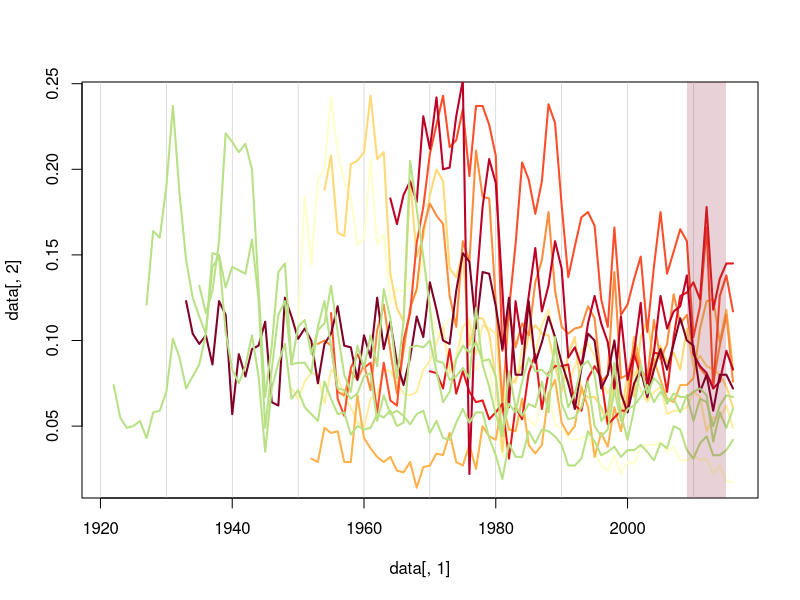

Write R code to recreate this figure.
#========================================================================================#
# This script reads the raw tree ring width data from the warm ants experiment as measured 
# in ImageJ using the ObjectJ plugin and TreeRings-13 macros. 
#
# All cores are red oaks (Quercus Rubra) measured before the start of the growing season
# in 2017.
#
#----------------------------------------------------------------------------------------#
library ('RColorBrewer')

colours <- c (brewer.pal (name = 'YlOrRd', n = 9), brewer.pal (name = 'PiYG', n = 11) [8], brewer.pal (name = 'BrBG', n = 11) [8]) 
raw <- read.csv ('../data/warm_ants_results_table.csv')
names (raw) <- c ('Year','AA01','H02','H09','AA06?','AA02','H01','AA05','AA04','AA03','AA09','AA08','AA07','H03','H04.2','H04','H05','H06','H07','H08','H10','H12','H11')
str (raw)
treatment <- c ()
data <- cbind (raw$Year,  raw$H01,  raw$H02,  raw$H03,     raw$H04,  raw$H05,   raw$H06,  
               raw$H07,   raw$H08,  raw$H09,  raw$H10,     raw$H11,  raw$H12,  raw$AA01, 
               raw$AA02, raw$AA03, raw$AA04, raw$AA05, raw$`AA06?`, raw$AA07,  raw$AA08, 
               raw$AA09)
colnames (data) <- c ('Year','H01','H02','H03','H04','H05','H06','H07','H08','H09','H10','H11','H12','AA01','AA02','AA03','AA04','AA05','AA06','AA07','AA08','AA09')

plot (x   = data [, 1], # year
      y   = data [, 2], # H01
      typ = 'l',
      col = 'white')
sapply (seq (1920, 2020, by = 10), function (x) abline (v = x, lwd  = 0.5, col = 'grey'))
#sapply (2:13, function (x) lines (x = data [, 1], y = data [, x], lwd = 0.5)) # plot all heated trees
lines (x = data [, 1], y = data [,  2], lwd = 2, col = colours [1])
lines (x = data [, 1], y = data [,  3], lwd = 2, col = colours [2])
lines (x = data [, 1], y = data [,  4], lwd = 2, col = colours [3])
lines (x = data [, 1], y = data [,  5], lwd = 2, col = colours [4])
lines (x = data [, 1], y = data [,  6], lwd = 2, col = colours [5])
lines (x = data [, 1], y = data [,  7], lwd = 2, col = colours [6])
lines (x = data [, 1], y = data [,  8], lwd = 2, col = colours [7])
lines (x = data [, 1], y = data [,  9], lwd = 2, col = colours [8])
lines (x = data [, 1], y = data [, 10], lwd = 2, col = colours [9])
lines (x = data [, 1], y = data [, 11], lwd = 2, col = colours [10])
lines (x = data [, 1], y = data [, 12], lwd = 2, col = colours [10])
lines (x = data [, 1], y = data [, 13], lwd = 2, col = colours [10])
rect (ybottom = 0, xleft = 2009, ytop = 0.30, xright = 2015, col = '#901C3B33', lty = 0)
#========================================================================================#